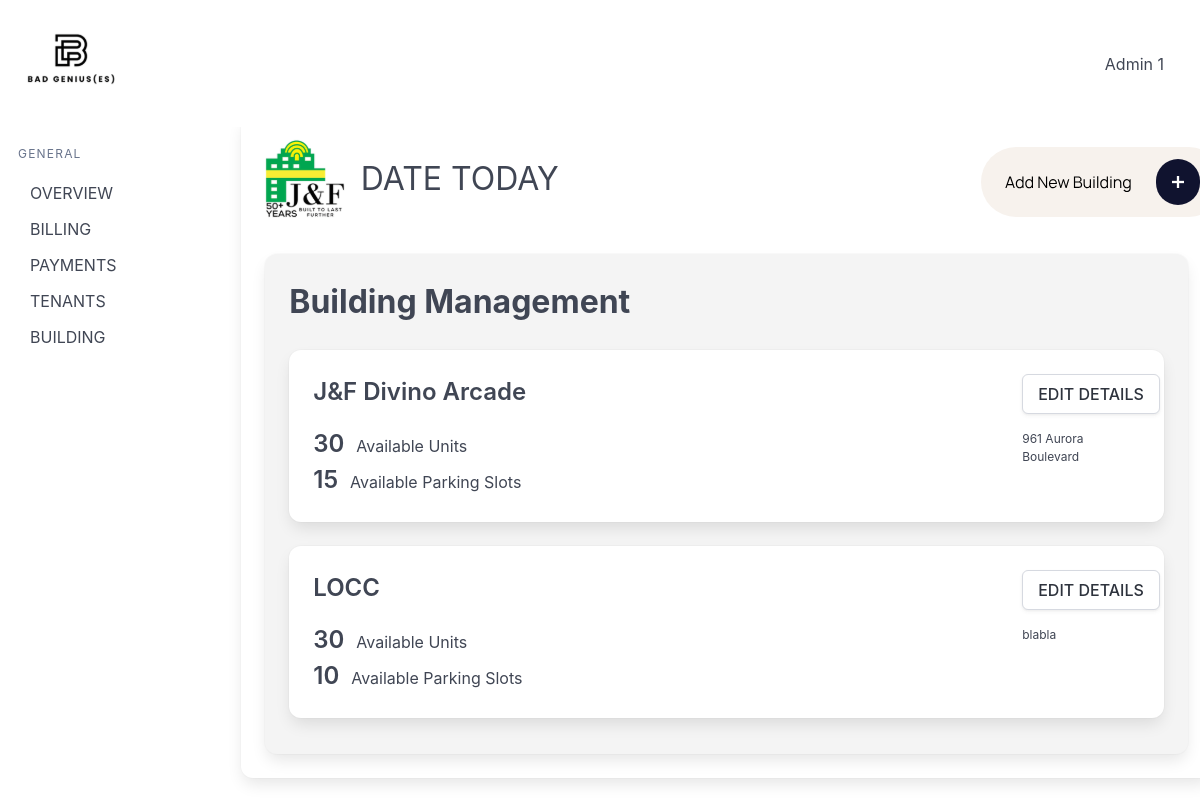
The app's page /buildings_main/ with its own data.
### billingApp/models.py (models this page shows, shortened)
class Building(models.Model):
    buildingName = models.CharField(max_length=100, unique=True)
    roomCapacity = models.IntegerField()
    signageCapacity = models.IntegerField(default=0)
    parkingCapacity = models.IntegerField(default=0)
    buildingAddress = models.CharField(max_length=200)
    objects = models.Manager

### billingApp/views.py (the view)
# urls.py: path('buildings_main/', views.buildings_main, name='buildings_main'),
def buildings_main(request):
    building_objects = Building.objects.all()
    return render(request, 'billingApp/buildings_main.html', {'buildings':building_objects})

### billingApp/templates/billingApp/buildings_main.html (shortened to what this page needs)
{% extends 'billingApp/base.html' %} {% load static %} {% block content %}
<div class="column is-3 pt-5">
  <a href="{% url 'add_building' %}" class="is-size-3">
  </a>
</div>
</div>
<div class="card card2">
    <div class="card-content">
        <h1 class="is-size-3 has-text-weight-bold">Building Management</h1>
        <div class="columns is-justify-content-center mt-3">
            <div class="column">
                {% for b in buildings %}
                <div class="card">
                    <div class="card-content">
                        <div class="columns">
                            <div class="column">
                                <h2 class="is-size-4 has-text-weight-semibold mb-4">{{ b.buildingName}}</h2>
                                <h3 class="is-size-4 has-text-weight-semibold">{{ b.roomCapacity }}<span class="is-size-6 has-text-weight-normal p-3">Available Units</span></h3>
                                <h3 class="is-size-4 has-text-weight-semibold">{{ b.parkingCapacity }}<span class="is-size-6 has-text-weight-normal p-3">Available Parking Slots</span></h3>
                            </div>
                            <div class="column is-2">
                                <a href="{% url 'building_details' b.id %}" class="button">EDIT DETAILS</a>
                                <p class="is-size-7 m-auto pt-4">{{ b.buildingAddress }}</p>
                            </div>
                        </div>
                    </div>
                </div>
                {% endfor %}
            </div>
        </div>
        </div>
        </div>
    </div>
    </div>
</div>
{% endblock %}

### billingApp/static/billingApp/css/style.css (style rules this page uses)
.card2 { background-color: #f4f4f4 !important; min-height: 500px !important; }

### records on screen
Building: buildingName "J&F Divino Arcade", roomCapacity "30", parkingCapacity "15", buildingAddress "961 Aurora Boulevard"
Building: buildingName "LOCC", roomCapacity "30", parkingCapacity "10", buildingAddress "blabla"
